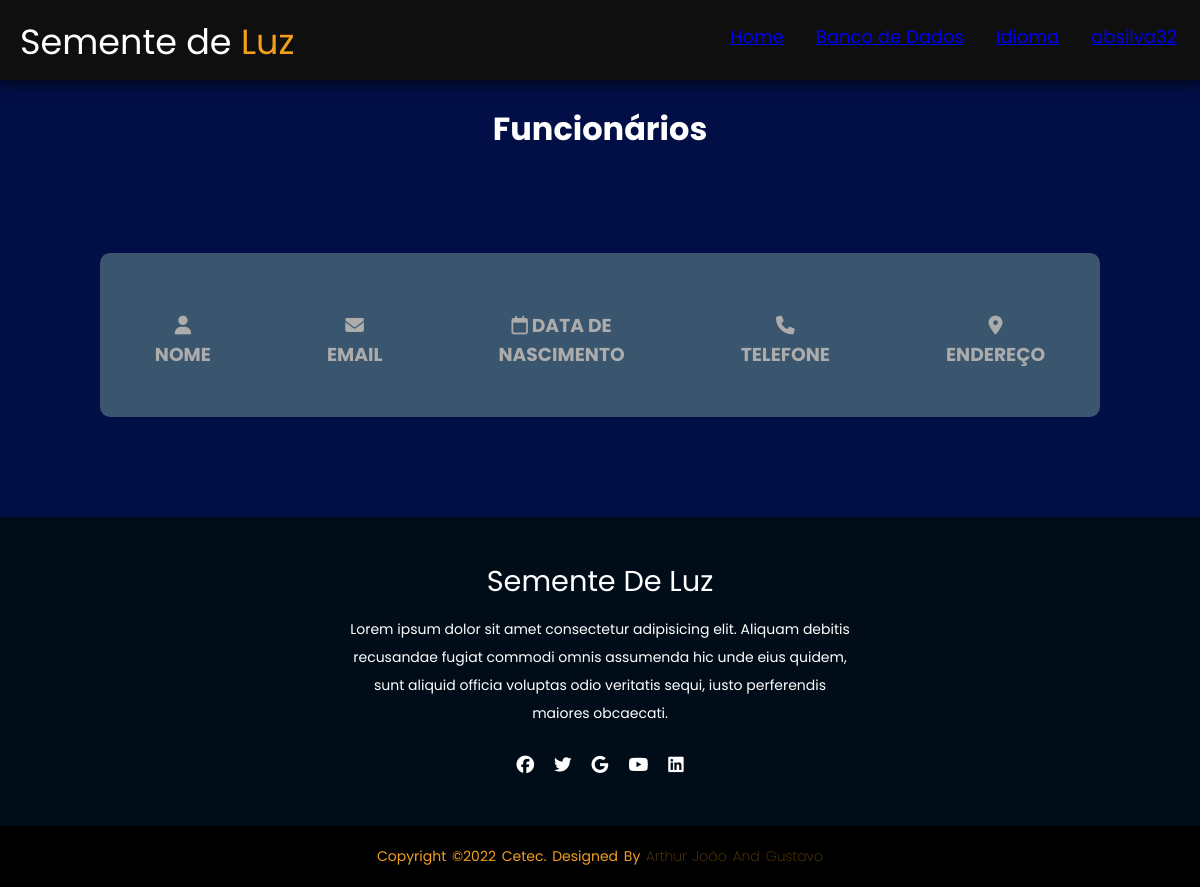
Before: /estoque/verfuncionarios/ (signed in) with the older database file.
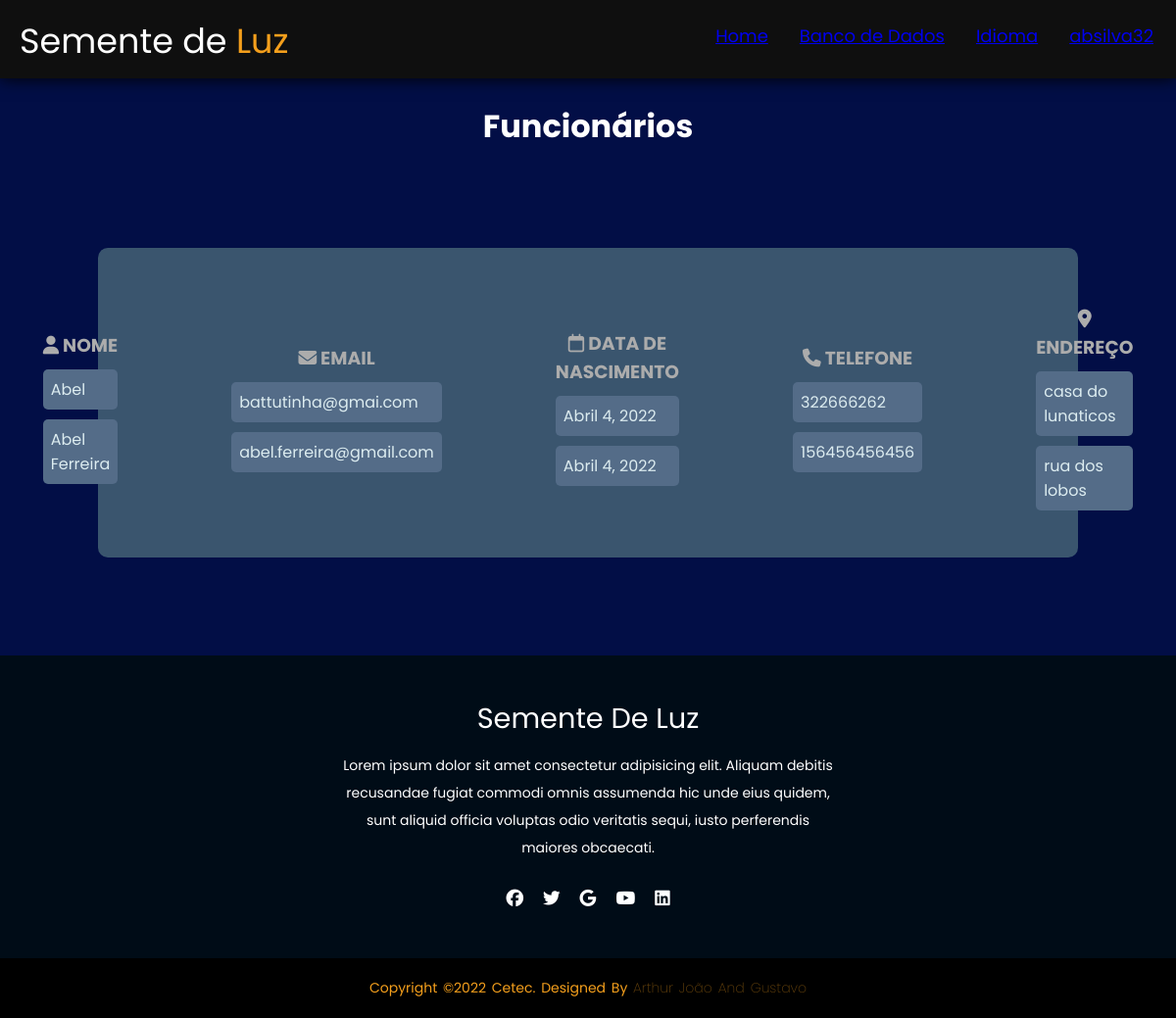
After: the same page with the newer database file.
### estoque/models.py (models this page shows, shortened)
class Funcionario(models.Model):
    nome=models.CharField(max_length = 100, null=True)
    email=models.EmailField(null=True)
    dt_ingresso=models.DateField(null=True)
    dt_nasct=models.DateField(null=True)
    cpf = models.CharField(max_length = 11, null=True)
    telefone = models.CharField(max_length = 12, null=True)
    cep = models.CharField(max_length=15, null=True)
    endereco = models.CharField(max_length=50, null=True)
    sexo = models.CharField(max_length=15, choices=SEXO_CHOICES, null=True)

### estoque/views.py (the view)
class VerFuncionarioView(ListView):
    model= Funcionario
    template_name = 'ver_funcionarios.html'

### estoque/templates/ver_funcionarios.html (shortened to what this page needs)
{% load static %}
<!DOCTYPE html>
<html lang="en">
<head>
    <link rel="stylesheet" type="text/css" href='{% static "/css/ver.css" %}'>
</head>
<body>
    <header>
        <div class="logo">
            Semente de <span>Luz</span></div>
            <ul>
                <li><a href="{%url 'home' %}">Home</li></a>
                <li><a href="/estoque/escolha">Banco de Dados</li></a>
                <li><a href="/estoque/language/"> Idioma</li></a>
                <li>
                    <a href="/estoque/perfil">{{request.user}}</a>
                </li>
            </ul>
    </header>
    <br>
    <h1>Funcionários</h1>
    <div class="card">
        <div class="card2">
            <div class="textfield">
                <h3><i class="fa-solid fa-user"></i> Nome </h3>
                    {% for Funcionario in object_list %}
                        <p class="text">{{Funcionario.nome}}</p>
                    {% endfor %}
            </div>
        </div>
        <div class="card2">
            <div class="textfield">
                <h3><i class="fa-solid fa-envelope"></i> Email </h3>
                    {% for Funcionario in object_list %}
                        <p class="text">{{Funcionario.email}}</p>
                    {% endfor %}
            </div>
        </div>
        <div class="card2">
            <div class="textfield">
                    <h3><i class="fa-regular fa-calendar"></i> Data de Nascimento </h3>
                        {% for Funcionario in object_list %}
                            <p class="text">{{Funcionario.dt_nasct}}</p>
                        {% endfor %}
            </div>
        </div>
        <div class="card2">
            <div class="textfield">
                    <h3><i class="fa-solid fa-phone"></i> Telefone </h3>
                        {% for Funcionario in object_list %}
                            <p class="text">{{Funcionario.telefone}}</p>
                        {% endfor %}
            </div>
        </div>
        <div class="card2">
            <div class="textfield">
                <h3><i class="fa-solid fa-location-dot"></i> Endereço </h3>
                    {% for Funcionario in object_list %}
                        <p class="text">{{Funcionario.endereco}}</p>
                    {% endfor %}
            </div>
        </div>
    </div>
    <footer>
        <div class="footer-content">
            <h3>Semente de Luz</h3>
            <p>Lorem ipsum dolor sit amet consectetur adipisicing elit. Aliquam debitis recusandae fugiat commodi omnis assumenda hic unde eius quidem, sunt aliquid officia voluptas odio veritatis sequi, iusto perferendis maiores obcaecati.</p>
            <ul class="socials">
                <li><a href="#"><i class="fa-brands fa-facebook"></i></a></li>
                <li><a href="#"><i class="fa-brands fa-twitter"></i></a></li>
                <li><a href="#"><i class="fa-brands fa-google"></i></a></li>
                <li><a href="#"><i class="fa-brands fa-youtube"></i></a></li>
                <li><a href="#"><i class="fa-brands fa-linkedin"></i></a></li>
            </ul>
        </div>
        <div class="footer-bottom">
            <p>copyright &copy;2022 Cetec. designed by <span>Arthur João and Gustavo</span></p>
        </div>
    </footer>
</body>
</html>

Changed rows visible on the page:
added Funcionario: nome "Abel", email "battutinha@gmai.com", dt_nasct "Abril 4, 2022", telefone "322666262", endereco "casa do lunaticos"
added Funcionario: nome "Abel Ferreira", email "abel.ferreira@gmail.com", dt_nasct "Abril 4, 2022", telefone "156456456456", endereco "rua dos lobos"
